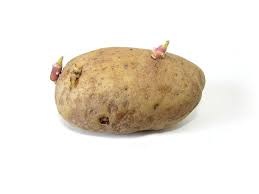
#> input picture pillow.py/image.jpg, 259 x 194 px
$ python watermarks.py
#> lines starting #> are read from the running program, lines starting #| are printed output that depends on the picture
from PIL import Image, ImageDraw, ImageFont

image = Image.open("image.jpg")
#> image is the input picture: PIL image 259x194 RGB; mean R, G, B 236.3, 229.1, 219.2
draw = ImageDraw.Draw(image)
text = "Hello World"

font = ImageFont.truetype("arial.ttf", size=18)

draw.text((50, 50), text, font=font)

image.show()
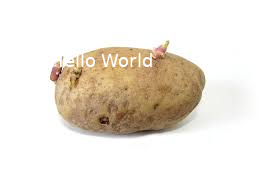
#> shown: PIL image 259x194 RGB; mean R, G, B 236.6, 229.7, 220.2
